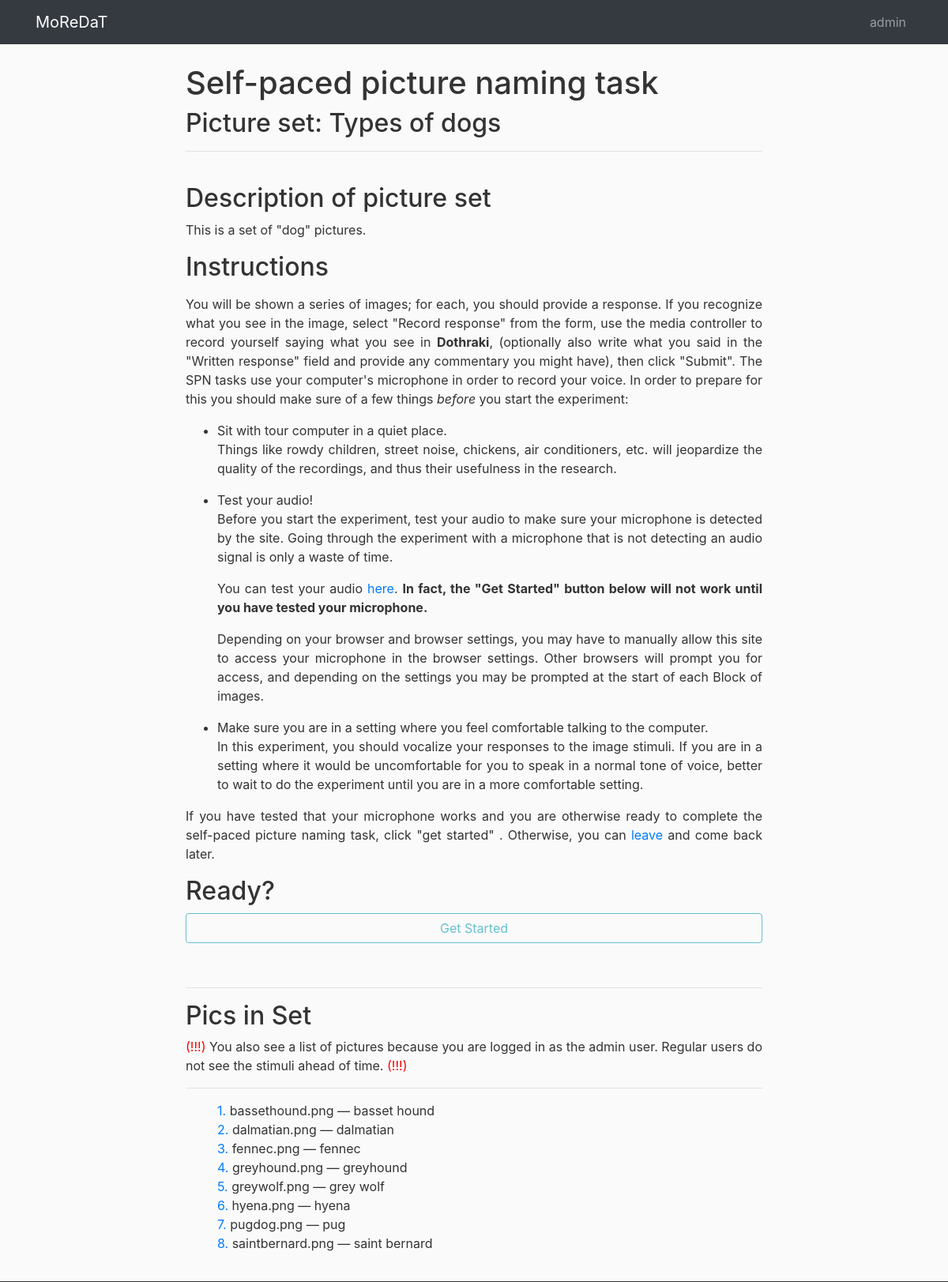
Page /pl/spn/dogs/ (signed in) on the committed database.
### spn/models.py (models this page shows, shortened)
class SpnPictureSet(models.Model):
	name = models.CharField(max_length=255)
	slug = models.CharField(max_length=255)
	pictures = models.ManyToManyField(SpnPicture)
	description = models.TextField(blank=True)
	special_instructions = models.TextField(blank=True)

class SpnPicture(models.Model):
	filename = models.CharField(max_length=255)
	sort_order = models.IntegerField()
	description = models.TextField(blank=True)
	source = models.TextField(blank=True)

### users/models.py (models this page shows, shortened)
class UserDetails(models.Model):
	user = models.OneToOneField(User, on_delete=models.CASCADE, primary_key=True)
	research_group = models.ForeignKey(ResearchGroups, on_delete=models.CASCADE)
	birth_date = models.DateField()
	gender = models.CharField(max_length=100, choices=GENDER_OPTIONS)
	user_bio = tinymce_models.HTMLField(blank=True, default='.')
	profile_pic = ResizedImageField(size=[300,400], quality=100, upload_to="static/users/profile_pictures/", default="static/users/profile_pictures/default.png")

class ResearchGroups(models.Model):
	group_name = models.CharField(max_length=255)
	target_language = models.CharField(max_length=255)
	other_language = models.CharField(max_length=255, blank=True, null=True)
	target_lang_short_name = models.CharField(max_length=10)
	other_langauge_short_name = models.CharField(max_length=10) #langAUge spelled wrong, but ALL references across the project will need to be fixed :|
	description = models.TextField()
	slug = models.SlugField()

### spn/views.py (the view)
# urls.py: path('<str:pic_set>/', spn_views.welcome_view, name='spn-welcome')
@login_required
def welcome_view(request, pic_set):
	UD_object = UserDetails.objects.get(user=request.user)
	context = {"title": "MoReDaT Self-paced Picture Naming"}
	current_set = SpnPictureSet.objects.get(slug=pic_set)
	context['pic_set_obj'] = current_set
	pics = current_set.pictures.all().order_by('sort_order')
	pics_fn_desc = {}
	for idx, pic in enumerate(pics, start=1):
		pics_fn_desc[idx] = (pic.filename, pic.description)
	context['pics_fn_desc'] =  pics_fn_desc
	return render(request, 'spn/spn-welcome.html', context)

### spn/templates/spn/spn-welcome.html (shortened to what this page needs)
{% extends 'main/task-base.html' %}
{% load static %}
{% load i18n %}
{% block content %}
	<div class="col-lg-2 col-md-12"></div>
	<div class="col-lg-8 col-md-12">
		<h1 style="text-align:left;">Self-paced picture naming task</h1>
		<h2>Picture set: {{ pic_set_obj.name }}</h2>
		<hr>
		<br>
		<h2>{% translate 'Description of picture set' %}</h2>
		<p>{{ pic_set_obj.description|safe }}</p>
		<h2>{% translate 'Instructions' %}</h2>
		<p>{% translate 'You will be shown a series of images; for each, you should provide a response. If you recognize what you see in the image, select "Record response" from the form, use the media controller to record yourself saying what you see in ' %}<b>{{ user_details.research_group.target_language }}</b>{% translate ', (optionally also write what you said in the "Written response" field and provide any commentary you might have), then click "Submit". The SPN tasks use your computer&#39;s microphone in order to record your voice. In order to prepare for this you should make sure of a few things <em>before</em> you start the experiment:' %}
            <ul>
                <li>{% translate 'Sit with tour computer in a quiet place.' %}
                    <p>{% translate 'Things like rowdy children, street noise, chickens, air conditioners, etc. will jeopardize the quality of the recordings, and thus their usefulness in the research.' %}</p></li>
                <li>{% translate 'Test your audio!' %}
                    <p>{% translate 'Before you start the experiment, test your audio to make sure your microphone is detected by the site. Going through the experiment with a microphone that is not detecting an audio signal is only a waste of time.' %}</p>
                    <p>{% translate 'You can test your audio ' %}<a id="testAudioButton" target="_blank" href="{% url 'test-user-audio' %}">{% translate 'here' %}</a>. <b>{% translate 'In fact, the "Get Started" button below will not work until you have tested your microphone.' %}</b></p>
                    <p>{% translate 'Depending on your browser and browser settings, you may have to manually allow this site to access your microphone in the browser settings. Other browsers will prompt you for access, and depending on the settings you may be prompted at the start of each Block of images.' %}</p>
                </li>
                <li>{% translate 'Make sure you are in a setting where you feel comfortable talking to the computer.' %}
                    <p>{% translate 'In this experiment, you should vocalize your responses to the image stimuli. If you are in a setting where it would be uncomfortable for you to speak in a normal tone of voice, better to wait to do the experiment until you are in a more comfortable setting.' %}</p>
                </li>
            </ul>
        </p>
        <p>{% translate 'If you have tested that your microphone works and you are otherwise ready to complete the self-paced picture naming task, click "get started" . Otherwise, you can ' %} <a href="{% url 'profile' %}">{% translate 'leave' %}</a> {% translate 'and come back later.' %}</p>
		<h2>{% translate 'Ready?' %}</h2>
		<div class="form-group">
			<a href="{% url 'spn-pic' pic_set_obj.slug '1' %}"> <button id="getGoingButton" disabled class="btn btn-outline-info" >{% translate 'Get Started' %}</button></a>
		</div>
		{% if user.is_authenticated and user.get_username == 'admin' %}
		<br><hr>
		<h2>Pics in Set</h2>
		<p><span style="color:red;">(!!!) </span>{% translate 'You also see a  list of pictures because you are logged in as the admin user. Regular users do not see the stimuli ahead of time.' %}<span style="color:red;"> (!!!)</span><hr>
			<ul style="list-style-type:none;">
				{% for i, P in pics_fn_desc.items %}
				<li><a href="#">{{ i }}.</a> {{ P.0 }} &mdash; {{ P.1 }}</li>
				{% endfor %}
			</ul>
		</p>
		{% endif %}
	</div>
	<div class="col-lg-2 col-md-12"></div>
{% endblock %}

### main/templates/main/task-base.html (shortened to what this page needs)
{% load i18n %}
{% load static %}
{% get_current_language as LANGUAGE_CODE %}
<!DOCTYPE html>
<html>
	<head>
    	<link rel="stylesheet" href="https://maxcdn.bootstrapcdn.com/bootstrap/4.0.0/css/bootstrap.min.css">
    	<link rel="stylesheet" type="text/css" href="{% static 'main/main.css' %}">
    	<link rel="stylesheet" type="text/css" href="{% static 'questionnaire/questionnaire.css' %}">
	</head>
	<body>
		<div id="page-container">
			<div id="content-wrapper">
				<header class="site-header">
					<nav class="navbar navbar-expand-lg navbar-dark bg-dark fixed-top">
						<div class="container">
							<a class="navbar-brand mr-4" href="{% url 'HOME' %}">MoReDaT</a>
							<div class="navbar-nav">
	                      		{% if user.is_authenticated %}
			                    <span class="nav-item nav-link">{{ user.username }}</span>
			                    {% endif %}
			                </div>
						</div>
					</nav>
				</header>
				<main role="main" class="container" id="pageMain">
					<div class="row">
						<div class="col-md-12">
						</div>
					</div>
					<div class="row">
						{% block content %}{% endblock %}
					</div>
				</main>
			</div>
		</div>
	</body>
</html>

### static/main/main.css (style rules this page uses)
body { height: 100%; background: #fafafa; color: #333333; margin-top: 5rem; margin-left: 0; margin-right: 0; }
#page-container { position: relative; min-height: 100vh; }
#content-wrapper { min-height: 100vh; }
#pageMain { min-height: 75vh; text-align: justify; }

### static/questionnaire/questionnaire.css (style rules this page uses)
.form-group > button, .form-group > a > button { width: 100%; }

### rows in the picture
SpnPictureSet: name "Types of dogs", description "This is a set of \"dog\" pictures."
UserDetails: research_group.target_language "Dothraki"
SpnPicture: filename "bassethound.png", description "basset hound"
SpnPicture: filename "dalmatian.png", description "dalmatian"
SpnPicture: filename "fennec.png", description "fennec"
SpnPicture: filename "greyhound.png", description "greyhound"
SpnPicture: filename "greywolf.png", description "grey wolf"
SpnPicture: filename "hyena.png", description "hyena"
SpnPicture: filename "pugdog.png", description "pug"
SpnPicture: filename "saintbernard.png", description "saint bernard"

### other values in the picture
{{ user.username }} "admin"
{{ i }} "1" "2" "3" "4" "5" "6" "7" "8"
